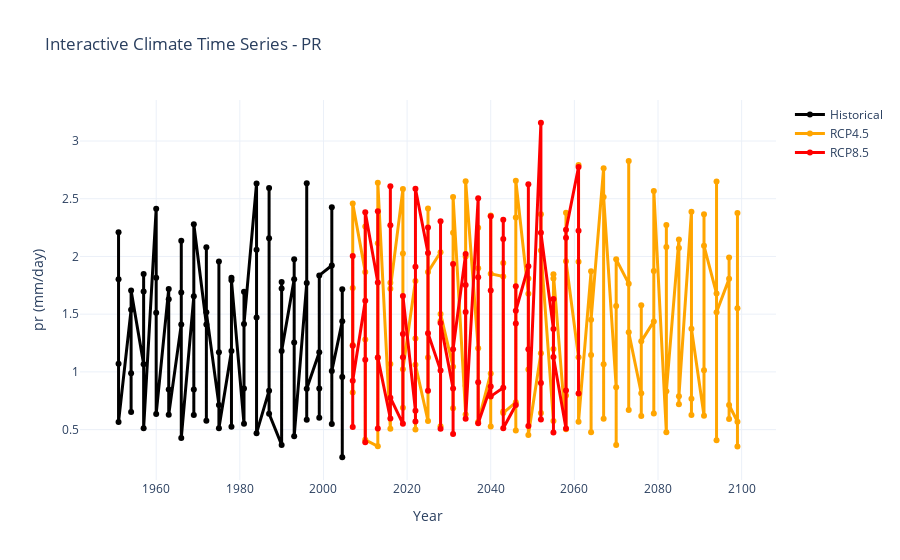
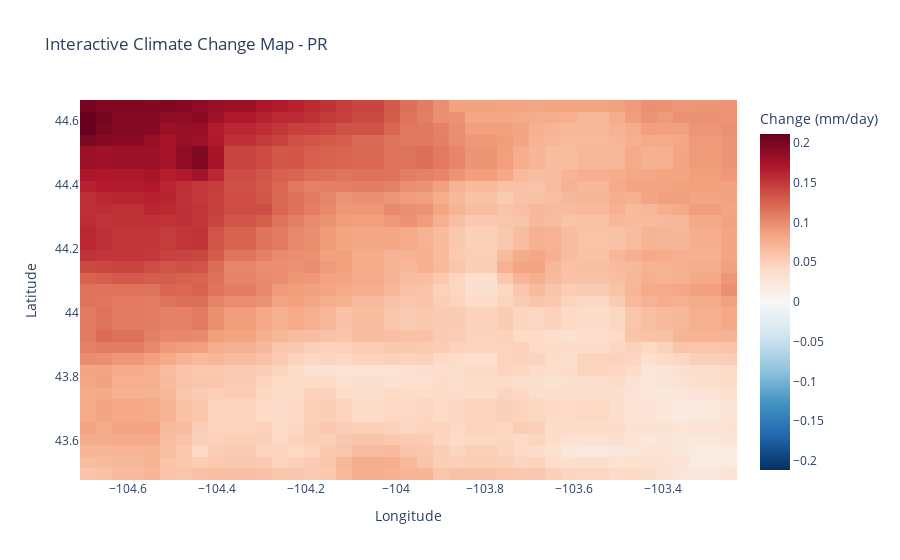

Notebook source saved alongside these figures, in order:
### Markdown cell above
## 7. Interactive Visualizations (Optional)

If you have Plotly installed, create interactive plots for deeper exploration.

### Code cell
if PLOTLY_AVAILABLE and hist_data is not None:
    print("📊 Creating interactive visualizations...")
    
    # Get unit label
    unit_label = get_temp_unit_label(VARIABLE)
    
    # Create interactive time series
    fig = go.Figure()
    
    # Add historical data
    hist_mean = extract_region_mean(hist_data)
    fig.add_trace(go.Scatter(
        x=hist_mean.time.values,
        y=hist_mean.values,
        mode='lines+markers',
        name='Historical',
        line=dict(color='black', width=3)
    ))
    
    # Add RCP scenarios if available
    if rcp45_data is not None:
        rcp45_mean = extract_region_mean(rcp45_data)
        fig.add_trace(go.Scatter(
            x=rcp45_mean.time.values,
            y=rcp45_mean.values,
            mode='lines+markers',
            name='RCP4.5',
            line=dict(color='orange', width=3)
        ))
    
    if rcp85_data is not None:
        rcp85_mean = extract_region_mean(rcp85_data)
        fig.add_trace(go.Scatter(
            x=rcp85_mean.time.values,
            y=rcp85_mean.values,
            mode='lines+markers',
            name='RCP8.5',
            line=dict(color='red', width=3)
        ))
    
    fig.update_layout(
        title=f'Interactive Climate Time Series - {VARIABLE.upper()}',
        xaxis_title='Year',
        yaxis_title=f'{VARIABLE} ({unit_label})',
        hovermode='x unified',
        template='plotly_white'
    )
    
    fig.show()
    
    # Create interactive heatmap if spatial data available
    if hist_spatial is not None and rcp85_spatial is not None:
        
        # Calculate change
        change = rcp85_spatial.mean(dim='time') - hist_spatial.mean(dim='time')
        
        # Create heatmap
        fig_map = go.Figure(data=go.Heatmap(
            z=change.values,
            x=change.x.values,
            y=change.y.values,
            colorscale='RdBu_r',
            zmid=0,
            colorbar=dict(title=f'Change ({unit_label})')
        ))
        
        fig_map.update_layout(
            title=f'Interactive Climate Change Map - {VARIABLE.upper()}',
            xaxis_title='Longitude',
            yaxis_title='Latitude',
            template='plotly_white'
        )
        
        fig_map.show()

else:
    if not PLOTLY_AVAILABLE:
        print("📝 Install plotly for interactive visualizations: pip install plotly")
    else:
        print("❌ No data available for interactive plots")
